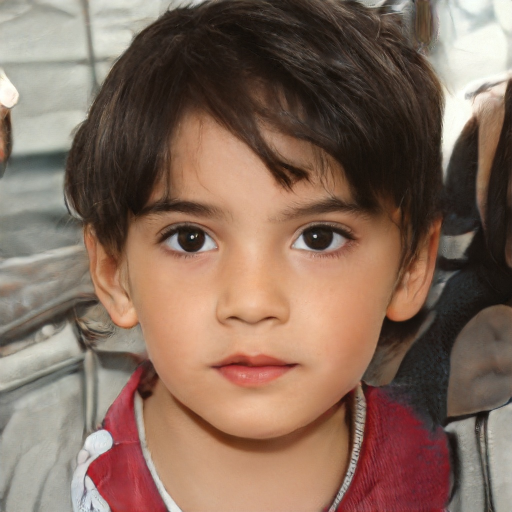
#> input picture 文档/实验2/2.png, 1024 x 1024 px, given in place of 1.png, which was not available (shown at 1/2 size)
$ python shiyan03.py
#> lines starting #> are read from the running program, lines starting #| are printed output that depends on the picture
import cv2 as cv
import os
from scipy import linalg
import numpy as np
from matplotlib import pyplot as plt
os.environ["CUDA_DEVICE_ORDER"] = "PCI_BUS_ID"
os.environ["CUDA_VISIBLE_DEVICES"] = "0"
class sxw:
    value = 0
    vector = []
    flag = 0

def getKeyValue(item):
    key = item.value
    return key

def getKeyValue2(item):
    key = item[0]
    return key

# [153 lines left out: functions getData, PCA, opencv_eigenface, plot, Knn, construct, not called in this run]


def plot2():
    num = [50, 100, 200, 360, 490, 2125, 3752, 5376, 7006, 8633, 10304]
    plt.subplots_adjust(wspace=0, hspace=0)
    for i in range(0, 11):
        plt.subplot(3, 4, i + 1)
        image = cv.imread(str(i+1) + ".png", 0)
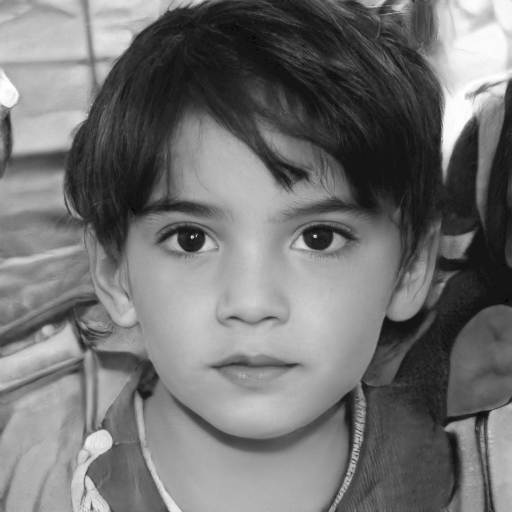
#> image: shape (1024, 1024) (shown at 1/2 size); min 0, max 255, mean 114.4
        image = np.array(image)
        print(image)
#> (printed output is left out)
#> pass 3 of the loop in plot2, `for i in range(0, 11):`:
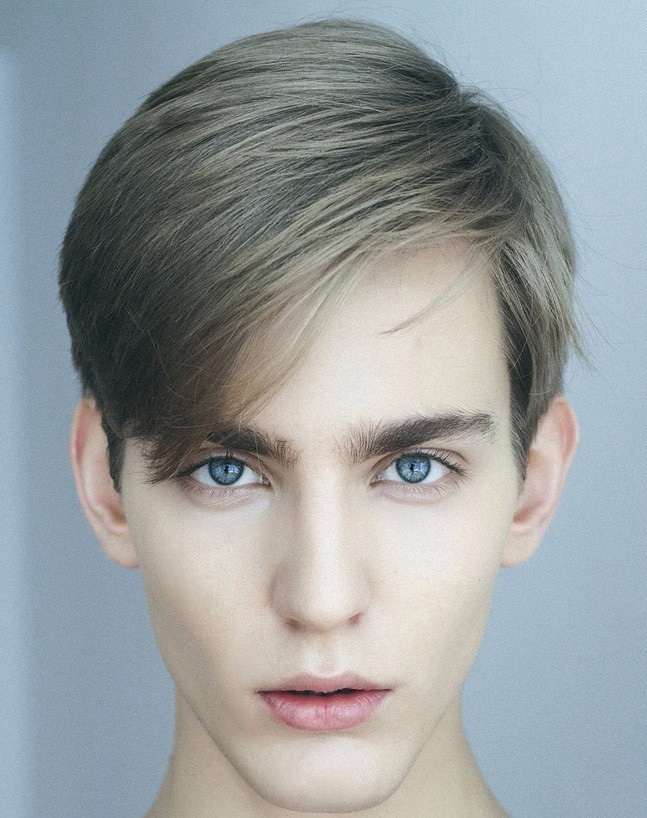
#> input picture 文档/实验2/3.png, 647 x 818 px, found by its file name
#> in plot2, `image = cv.imread(str(i+1) + ".png", 0)`:
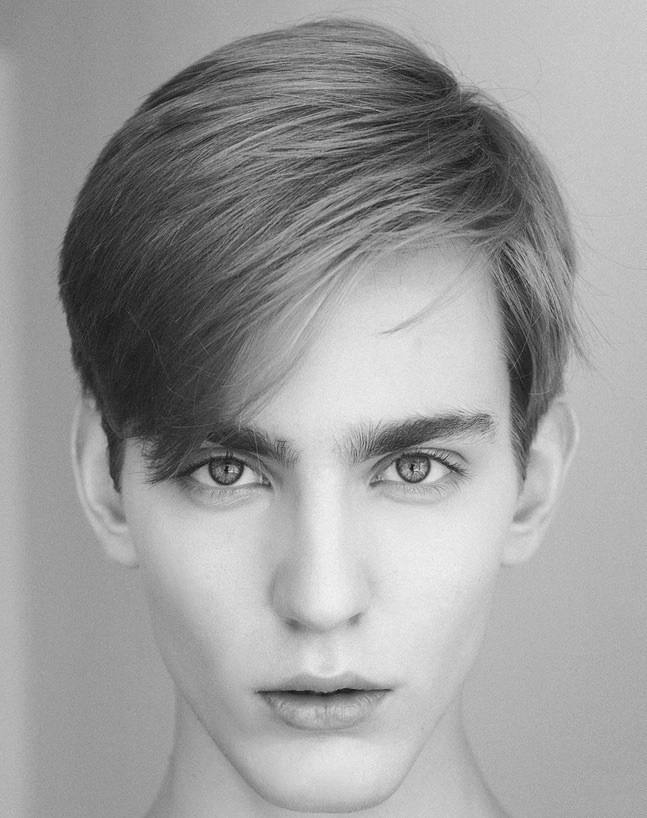
#> image: shape (818, 647); min 0, max 250, mean 155.5
#> (printed output is left out)
#> the loop made 6 passes; the first 3 are shown
#> (the run stopped early here; a loop or call above may not have finished)
